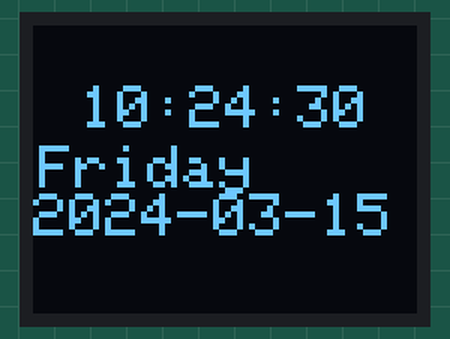
A sketch run on a simulated Arduino Uno, built with avr-gcc and run on an emulated ATmega328P. Shown: 64×48 one-colour display. The local clock reads 2024-03-15 10:24:30 at power-on unless the sketch sets it.

Above: at 0.1 s.
At 4.2 s:
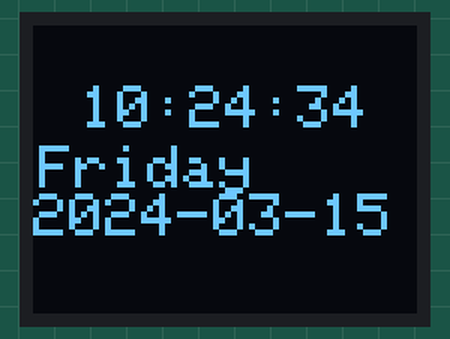
At 9.3 s:
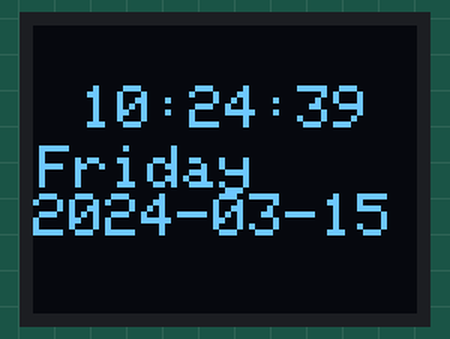
At 19.5 s:
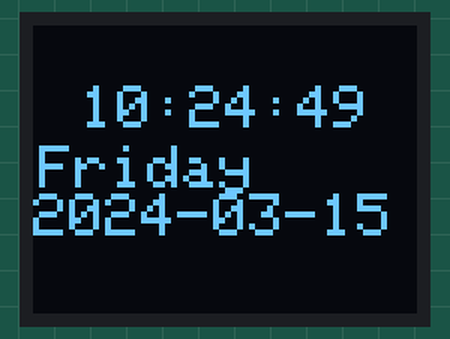
At 28.7 s:
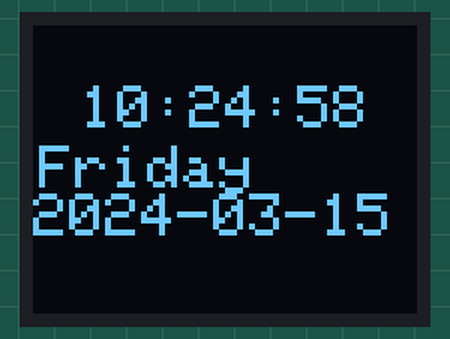
At 38.9 s:
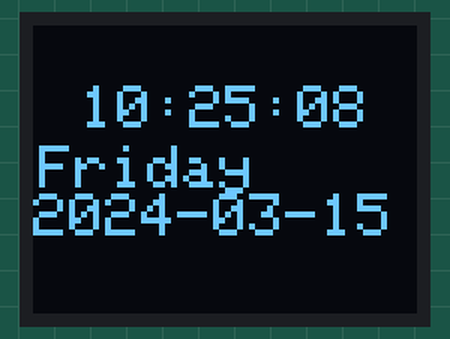

The sketch:

clock_Microview_DS1302.ino
```cpp
// (licence header left out)
#include <stdio.h>
#include <DS1302.h>
#include <MicroView.h>
#include <Time.h>

//#define SET_DATE_TIME_JUST_ONCE
//#define SERIAL_OUTPUT
#define MICROVIEW_DIGITAL
//#define MICROVIEW_ANALOG

#define clocksize 24

int cY = 2014;
int cM = 10;
int cD =5;
int cH =14;
int cMin =56;
int cS =0;

#define SIZE_HOUR 0.4
#define SIZE_MINUTE 0.7
#define SIZE_SECOND 0.9

uint16_t 	onDelay = 5;		// this is the on delay in milliseconds, if there is no on delay, the erase will be too fast to clean up the screen.

namespace {

// Set the appropriate digital I/O pin connections. These are the pin
// assignments for the Arduino as well for as the DS1302 chip. See the DS1302
// datasheet:
//
//   http://datasheets.maximintegrated.com/en/ds/DS1302.pdf
const int kCePin   = /*5*/A2;  // Chip Enable
const int kIoPin   = /*6*/A0;  // Input/Output
const int kSclkPin = /*7*/A1;  // Serial Clock

// Create a DS1302 object.
DS1302 rtc(kCePin, kIoPin, kSclkPin);

String dayAsString(const Time::Day day) {
  switch (day) {
    case Time::kSunday: return "Sunday";
    case Time::kMonday: return "Monday";
    case Time::kTuesday: return "Tuesday";
    case Time::kWednesday: return "Wednesday";
    case Time::kThursday: return "Thursday";
    case Time::kFriday: return "Friday";
    case Time::kSaturday: return "Saturday";
  }
  return "(unknown day)";
}


void printTime() {
  // Get the current time and date from the chip.
  Time t = rtc.time();

  // Name the day of the week.
  const String day = dayAsString(t.day);

  #ifdef SERIAL_OUTPUT
  // Format the time and date and insert into the temporary buffer.
  char buf[50];
  snprintf(buf, sizeof(buf), "%s %04d-%02d-%02d %02d:%02d:%02d",
           day.c_str(),
           t.yr, t.mon, t.date,
           t.hr, t.min, t.sec);

  // Print the formatted string to serial so we can see the time.
  Serial.println(buf);
  #endif
 #ifdef MICROVIEW_DIGITAL
  uView.setCursor(8,10);

  char time_str[50];
  snprintf(time_str, sizeof(time_str), "%02d:%02d:%02d",t.hr, t.min, t.sec);
  char date_str[50];
  snprintf(date_str, sizeof(date_str), "%s \n%04d-%02d-%02d",day.c_str(),t.yr, t.mon, t.date);


  uView.print(time_str);
  uView.setCursor(1,20);
  uView.print(date_str);
  uView.display();        // display current page buffer
 #endif
}

}  // namespace

bool SynchroTime()
{
   bool l_bStatus = false;

   Time t = rtc.time();

   if (abs(t.min-minute())>1)
   {
      Serial.print("################Need to resync\n");
     l_bStatus = true;
   }

  return l_bStatus;

}


void SetArduinoTime()
{
   Time t = rtc.time();
   setTime(t.hr, t.min, t.sec, t.date, t.mon, t.yr);
}

void setup() {


#ifdef SERIAL_OUTPUT
  Serial.begin(9600);
#endif
        uView.begin();		// begin of MicroView
	uView.clear(ALL);	// erase hardware memory inside the OLED controller
#ifdef MICROVIEW_DIGITAL
uView.clear(PAGE);	// erase the memory buffer, when next uView.display() is called, the OLED will be cleared.
#endif

#ifdef MICROVIEW_ANALOG
        uView.display();	// display the content in the buffer memory, by default it is the MicroView logo
        SetArduinoTime();
	delay(700);
	uView.clear(PAGE);	// erase the memory buffer, when next uView.display() is called, the OLED will be cleared.
	uView.setFontType(0); 		// set font type 0, please see declaration in MicroView.cpp
	uView.setCursor(27, 0);		// points cursor to x=27 y=0
	uView.print(12);
	uView.setCursor(30, uView.getLCDHeight() - uView.getFontHeight());
	uView.print(6);
	uView.setCursor(0, uView.getLCDHeight() / 2 - (uView.getFontHeight() / 2));
	uView.print(9);
	uView.setCursor(uView.getLCDWidth() - uView.getFontWidth(), uView.getLCDHeight() / 2 - (uView.getFontHeight() / 2));
	uView.print(3);
	uView.display();			// display the memory buffer drawn

#endif

#ifdef SET_DATE_TIME_JUST_ONCE
  // Initialize a new chip by turning off write protection and clearing the
  // clock halt flag. These methods needn't always be called. See the DS1302
  // datasheet for details.
  rtc.writeProtect(false);
  rtc.halt(false);

  // Make a new time object to set the date and time.
  // Sunday, September 22, 2013 at 01:38:50.
  Time t(2014, 10, 9, 14, 27, 00, Time::kThursday);

  // Set the time and date on the chip.
  rtc.time(t);
#endif
}

// Loop and print the time every second.
void loop() {

 if (SynchroTime() == true)
     SetArduinoTime();
 #ifdef MICROVIEW_ANALOG
  static double counter = 99999;
	static unsigned long mSec = millis() + 1000;
	static uint8_t x0, y0, x1, y1;
	static float degresshour = -1, degressmin, degresssec, hourx, houry, minx, miny, secx, secy;
	static float sizeHour = clocksize * SIZE_HOUR;
	static float sizeMinute = clocksize * SIZE_MINUTE;
	static float sizeSecond = clocksize * SIZE_SECOND;

	if (mSec != (unsigned long)second())
	{
		if (degresshour != -1)
		{
			uView.line(32, 24, 32 + hourx, 24 + houry, WHITE, XOR);
			uView.line(32, 24, 32 + minx, 24 + miny, WHITE, XOR);
			uView.line(32, 24, 32 + secx, 24 + secy, WHITE, XOR);
		}

		degresshour = (((hour() * 360) / 12) + 270) * (PI / 180);
		degressmin = (((minute() * 360) / 60) + 270) * (PI / 180);
		degresssec = (((second() * 360) / 60) + 270) * (PI / 180);

		hourx = cos(degresshour) * sizeHour;
		houry = sin(degresshour) * sizeHour;

		minx = cos(degressmin) * sizeMinute;
		miny = sin(degressmin) * sizeMinute;

		secx = cos(degresssec) * sizeSecond;
		secy = sin(degresssec) * sizeSecond;


		uView.line(32, 24, 32 + hourx, 24 + houry, WHITE, XOR);
		uView.line(32, 24, 32 + minx, 24 + miny, WHITE, XOR);
		uView.line(32, 24, 32 + secx, 24 + secy, WHITE, XOR);
		uView.display();

		mSec = second();
                printTime();
	}

 #endif
#ifdef MICROVIEW_DIGITAL
printTime();
delay(1000);
#endif


  //delay(1000);
}
```

Measured:
- what the display in image 1 shows lasts 1.1 s, from 4.1 s to 5.2 s
